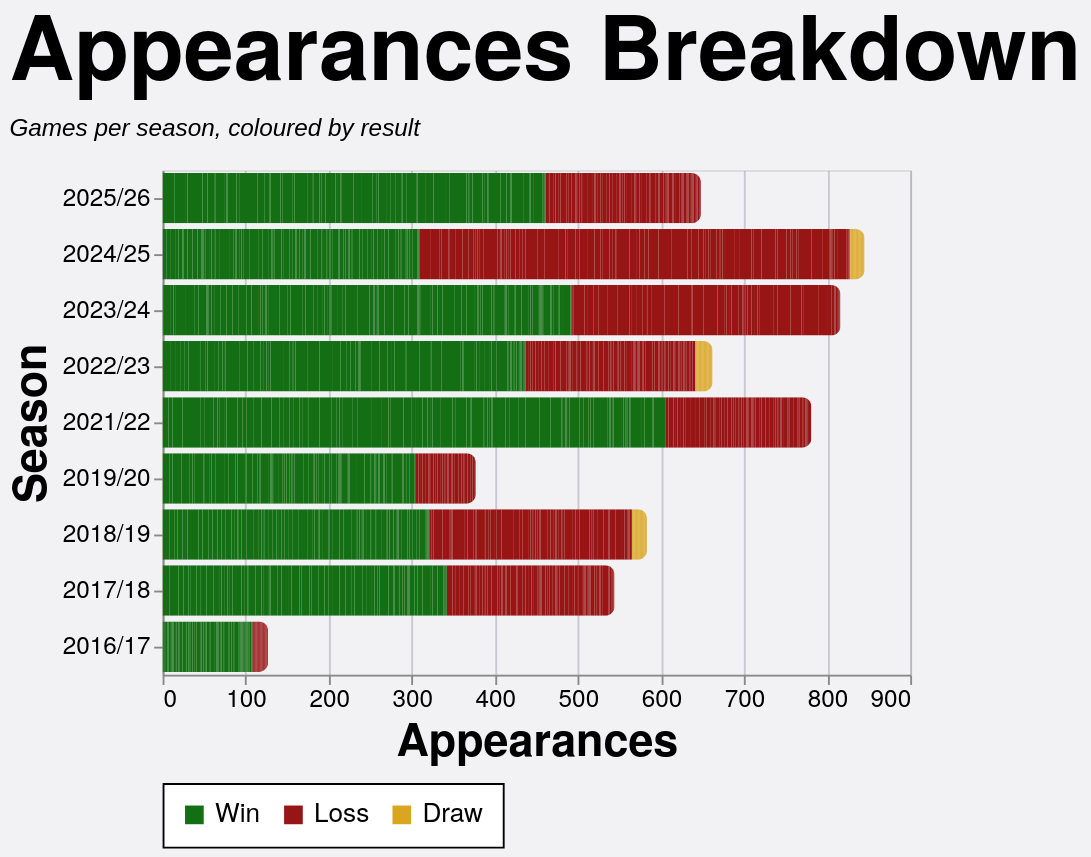

The Vega-Lite source for this figure:
### Vega-Lite specification from a JSON file in a GitHub repository (floating-point values rounded to 4 significant figures; data arrays with more than 128 entries replaced by an {"elided": "..."} marker saying what was removed)
{"config": {"axis": {"labelFont": "PT Sans Narrow, Helvetica Neue, Helvetica, Arial, sans-serif", "titleFont": "PT Sans Narrow, Helvetica Neue, Helvetica, Arial, sans-serif", "labelFontSize": 13, "titleFontSize": 24, "gridColor": "#202947", "gridOpacity": 0.2, "zindex": 1}, "text": {"font": "Lato, sans-serif"}, "bar": {"cornerRadiusEnd": 5}, "header": {"labelFont": "PT Sans Narrow, Helvetica Neue, Helvetica, Arial, sans-serif", "titleFont": "PT Sans Narrow, Helvetica Neue, Helvetica, Arial, sans-serif", "labelFontSize": 24, "titleFontSize": 28, "labelFontWeight": "bold", "orient": "left"}, "legend": {"labelFont": "PT Sans Narrow, Helvetica Neue, Helvetica, Arial, sans-serif", "titleFont": "PT Sans Narrow, Helvetica Neue, Helvetica, Arial, sans-serif", "labelFontSize": 14, "titleFontSize": 16, "titlePadding": 5, "fillColor": "white", "strokeColor": "black", "padding": 10, "titleFontWeight": "lighter", "titleFontStyle": "italic", "titleColor": "gray", "offset": 10}, "title": {"font": "PT Sans Narrow, Helvetica Neue, Helvetica, Arial, sans-serif", "fontSize": 48, "fontWeight": "bold", "anchor": "start", "align": "center", "titlePadding": 20, "subtitlePadding": 10, "subtitleFontSize": 13, "subtitleColor": "", "subtitleFontStyle": "italic", "offset": 15, "color": "black"}, "axisX": {"labelAngle": 0}, "facet": {"title": null, "header": null, "align": {"row": "each", "column": "each"}}, "resolve": {"scale": {"y": "independent", "facet": "independent"}}, "background": "#f2f1f4", "scale": {"offsetBandPaddingOuter": 0.2, "offsetBandPaddingInner": 0.1}}, "data": {"name": "data-bf8337fe963341fc56152931803934bf"}, "mark": {"type": "bar"}, "encoding": {"color": {"field": "color_value", "legend": {"orient": "bottom", "title": null}, "scale": {"domain": ["Win", "Loss", "Draw"], "range": ["#146f14", "#981515", "goldenrod"]}, "sort": {"field": "sum(apps)", "op": "sum", "order": "descending"}, "type": "nominal"}, "tooltip": [{"field": "player", "title": "Player", "type": "nominal"}, {"field": "season", "title": "Season", "type": "nominal"}, {"field": "color_value", "title": "Group", "type": "nominal"}, {"aggregate": "sum", "field": "apps", "title": "Appearances", "type": "quantitative"}], "x": {"aggregate": "sum", "field": "apps", "title": "Appearances", "type": "quantitative"}, "y": {"field": "season", "sort": {"field": "season_sort", "op": "max", "order": "descending"}, "title": "Season", "type": "nominal"}}, "height": {"step": 30}, "title": {"text": "Appearances Breakdown", "subtitle": "Games per season, coloured by result"}, "width": 400, "$schema": "https://vega.github.io/schema/vega-lite/v5.20.1.json", "datasets": {"data-bf8337fe963341fc56152931803934bf": {"elided": "2498 records"}}}
